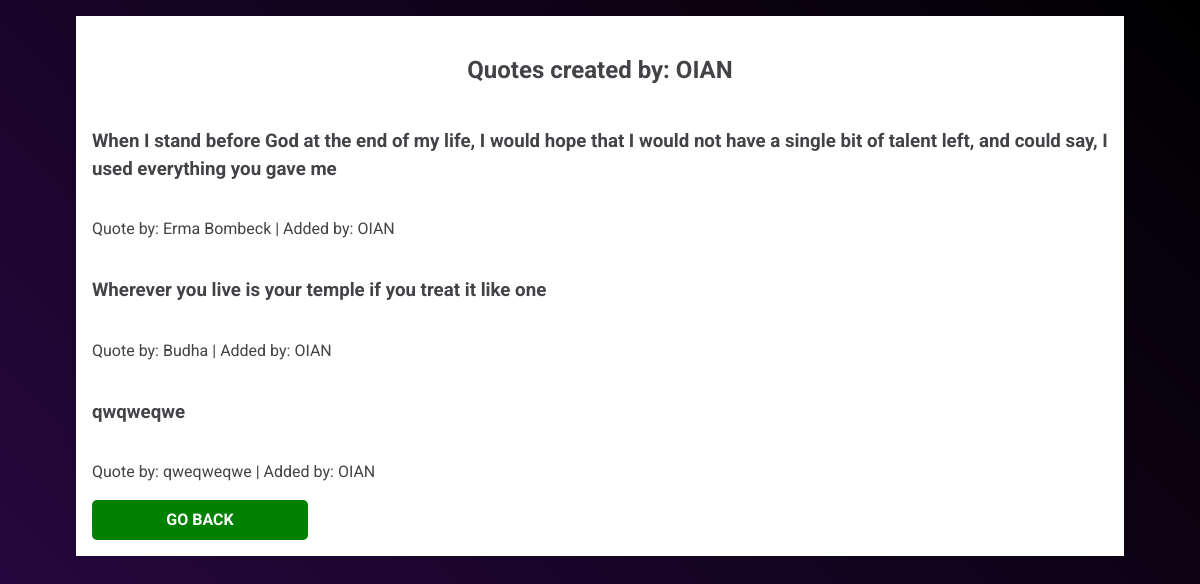
Page /posted_by/1 (signed in) on the committed database.
### beltApp/models.py (models this page shows)
class User(models.Model):
    name = models.CharField(max_length=255)
    email = models.CharField(max_length=255)
    password = models.CharField(max_length=255, null = True)
    created_at = models.DateTimeField(auto_now_add=True)
    updated_at = models.DateTimeField(auto_now=True)
    objects = userManager()

class Quote(models.Model):
    author = models.CharField(max_length=255)
    quote = models.TextField()
    posted_by = models.ForeignKey(User, related_name="posted_quotes", on_delete=models.CASCADE)
    favorite = models.ManyToManyField(User, related_name="favorite_quote")
    created_at = models.DateTimeField(auto_now_add=True)
    updated_at = models.DateTimeField(auto_now=True)
    objects = quoteManager()

### beltApp/views.py (the view)
# urls.py: path('posted_by/<idItem>', views.posted_by),
def posted_by(request, idItem):
    if 'userID' in request.session:
        context = {
            'usertoshow' : User.objects.get(id=idItem).name,
            'quotes_created_by_user': Quote.objects.filter(posted_by = User.objects.get(id=idItem)),
        }
        return render(request, 'posted_by.html', context)
    return redirect ('/')

### beltApp/templates/posted_by.html (shortened to what this page needs)
<!DOCTYPE html>
<html lang="en">
<head>
    {% load static %}
    <link rel="stylesheet" href="{% static 'css/style.css' %}">
</head>
<body>
    <div class="quote-container">
        <div class="col">
            <h2 class="header"> Quotes created by: {{ usertoshow}} </h2>
            {% for quotes_iterator in quotes_created_by_user %}
                <h3>{{ quotes_iterator.quote }}</h3>
                <p>Quote by: {{ quotes_iterator.author }} | Added by: {{ quotes_iterator.posted_by.name }} </p>
            {% endfor %}
            <a href="/success" class="btn btn-green">GO BACK</a>
        </div>
    </div>
</body>
</html>

### beltApp/static/css/style.css (style rules this page uses)
*::before, *::after { box-sizing: border-box; margin: 0; padding: 0; }
body { background: linear-gradient(225deg, #000000, #2a0845); margin: 0; padding: 0; font-size: 1em; height: 100vh; line-height: 1.5; font-family: "Roboto", sans-serif; }
a { width: 200px; text-align: center; text-decoration: none; color: red; font-weight: bold; }
.header { text-align: center; }
.col { color: #424346; padding: 1rem; background: #fff; box-shadow: 0 1px 6px rgba(0, 0, 0, 0.1); }
.quote-container { display: flex; flex-direction: row; justify-content: center; max-width: 90%; margin: auto; }
.quote-container .col { display: flex; flex-direction: column; margin: 1em; }
.btn { cursor: pointer; border: 0; color: white; border-radius: 5px; padding: .5rem .5rem; font-weight: bold; text-decoration: none; }
.btn-green { background-color: green; }

### rows in the picture
User: name "OIAN"
Quote: quote "When I stand before God at the end of my life, I would hope that I would not have a single bit of talent left, and could say, I used everything you gave me", author "Erma Bombeck", posted_by.name "OIAN"
Quote: quote "Wherever you live is your temple if you treat it like one", author "Budha", posted_by.name "OIAN"
Quote: quote "qwqweqwe", author "qweqweqwe", posted_by.name "OIAN"
